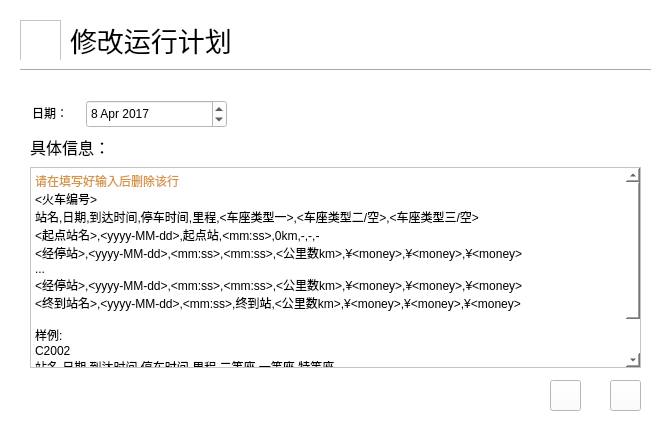
<?xml version="1.0" encoding="UTF-8"?>
<ui version="4.0">
 <class>ModifyTrain</class>
 <widget class="QWidget" name="ModifyTrain">
  <property name="geometry">
   <rect>
    <x>0</x>
    <y>0</y>
    <width>672</width>
    <height>428</height>
   </rect>
  </property>
  <property name="minimumSize">
   <size>
    <width>672</width>
    <height>428</height>
   </size>
  </property>
  <property name="maximumSize">
   <size>
    <width>672</width>
    <height>428</height>
   </size>
  </property>
  <property name="windowTitle">
   <string>修改运行计划</string>
  </property>
  <property name="styleSheet">
   <string notr="true">background-color:rgb(255, 255, 255)</string>
  </property>
  <widget class="QGraphicsView" name="graphicsView">
   <property name="geometry">
    <rect>
     <x>20</x>
     <y>20</y>
     <width>41</width>
     <height>41</height>
    </rect>
   </property>
   <property name="minimumSize">
    <size>
     <width>41</width>
     <height>41</height>
    </size>
   </property>
   <property name="maximumSize">
    <size>
     <width>41</width>
     <height>41</height>
    </size>
   </property>
   <property name="styleSheet">
    <string notr="true">border-image:url(:/pic/arrow_right_907px_1195916_easyicon.net.png)</string>
   </property>
  </widget>
  <widget class="QLabel" name="label">
   <property name="geometry">
    <rect>
     <x>70</x>
     <y>20</y>
     <width>211</width>
     <height>41</height>
    </rect>
   </property>
   <property name="minimumSize">
    <size>
     <width>211</width>
     <height>41</height>
    </size>
   </property>
   <property name="maximumSize">
    <size>
     <width>211</width>
     <height>41</height>
    </size>
   </property>
   <property name="styleSheet">
    <string notr="true">font: 24pt &quot;微软雅黑&quot;;</string>
   </property>
   <property name="text">
    <string>&lt;html&gt;&lt;head/&gt;&lt;body&gt;&lt;p&gt;&lt;span style=&quot; font-size:20pt;&quot;&gt;修改运行计划&lt;/span&gt;&lt;/p&gt;&lt;/body&gt;&lt;/html&gt;</string>
   </property>
  </widget>
  <widget class="Line" name="line">
   <property name="geometry">
    <rect>
     <x>20</x>
     <y>60</y>
     <width>631</width>
     <height>20</height>
    </rect>
   </property>
   <property name="styleSheet">
    <string notr="true">color:rgb(255,255,255)</string>
   </property>
   <property name="orientation">
    <enum>Qt::Horizontal</enum>
   </property>
  </widget>
  <widget class="QPushButton" name="BackButton">
   <property name="geometry">
    <rect>
     <x>610</x>
     <y>380</y>
     <width>31</width>
     <height>31</height>
    </rect>
   </property>
   <property name="minimumSize">
    <size>
     <width>31</width>
     <height>31</height>
    </size>
   </property>
   <property name="maximumSize">
    <size>
     <width>31</width>
     <height>31</height>
    </size>
   </property>
   <property name="toolTip">
    <string extracomment="确定"/>
   </property>
   <property name="styleSheet">
    <string notr="true">border-image: url(:/pic/yes_200px_1188209_easyicon.net.png);</string>
   </property>
   <property name="text">
    <string/>
   </property>
   <property name="shortcut">
    <string>Return</string>
   </property>
  </widget>
  <widget class="QPushButton" name="CancelButton">
   <property name="geometry">
    <rect>
     <x>550</x>
     <y>380</y>
     <width>31</width>
     <height>31</height>
    </rect>
   </property>
   <property name="minimumSize">
    <size>
     <width>31</width>
     <height>31</height>
    </size>
   </property>
   <property name="maximumSize">
    <size>
     <width>31</width>
     <height>31</height>
    </size>
   </property>
   <property name="toolTip">
    <string extracomment="取消"/>
   </property>
   <property name="styleSheet">
    <string notr="true">border-image: url(:/pic/Cancel_110px_1190738_easyicon.net.png);</string>
   </property>
   <property name="text">
    <string/>
   </property>
   <property name="shortcut">
    <string>Esc</string>
   </property>
  </widget>
  <widget class="QLabel" name="label_3">
   <property name="geometry">
    <rect>
     <x>30</x>
     <y>136</y>
     <width>111</width>
     <height>21</height>
    </rect>
   </property>
   <property name="minimumSize">
    <size>
     <width>111</width>
     <height>21</height>
    </size>
   </property>
   <property name="maximumSize">
    <size>
     <width>111</width>
     <height>21</height>
    </size>
   </property>
   <property name="font">
    <font>
     <family>微软雅黑</family>
     <pointsize>12</pointsize>
     <weight>50</weight>
     <italic>false</italic>
     <bold>false</bold>
    </font>
   </property>
   <property name="styleSheet">
    <string notr="true">font: 12pt &quot;微软雅黑&quot;;</string>
   </property>
   <property name="text">
    <string>具体信息：</string>
   </property>
  </widget>
  <widget class="QTextEdit" name="textEdit">
   <property name="geometry">
    <rect>
     <x>30</x>
     <y>167</y>
     <width>611</width>
     <height>201</height>
    </rect>
   </property>
   <property name="html">
    <string>&lt;!DOCTYPE HTML PUBLIC &quot;-//W3C//DTD HTML 4.0//EN&quot; &quot;http://www.w3.org/TR/REC-html40/strict.dtd&quot;&gt;
&lt;html&gt;&lt;head&gt;&lt;meta name=&quot;qrichtext&quot; content=&quot;1&quot; /&gt;&lt;style type=&quot;text/css&quot;&gt;
p, li { white-space: pre-wrap; }
&lt;/style&gt;&lt;/head&gt;&lt;body style=&quot; font-family:'SimSun'; font-size:9pt; font-weight:400; font-style:normal;&quot;&gt;
&lt;p style=&quot; margin-top:0px; margin-bottom:0px; margin-left:0px; margin-right:0px; -qt-block-indent:0; text-indent:0px;&quot;&gt;&lt;span style=&quot; color:#d69545;&quot;&gt;请在填写好输入后删除该行&lt;/span&gt;&lt;/p&gt;
&lt;p style=&quot; margin-top:0px; margin-bottom:0px; margin-left:0px; margin-right:0px; -qt-block-indent:0; text-indent:0px;&quot;&gt;&amp;lt;火车编号&amp;gt;&lt;/p&gt;
&lt;p style=&quot; margin-top:0px; margin-bottom:0px; margin-left:0px; margin-right:0px; -qt-block-indent:0; text-indent:0px;&quot;&gt;站名,日期,到达时间,停车时间,里程,&amp;lt;车座类型一&amp;gt;,&amp;lt;车座类型二/空&amp;gt;,&amp;lt;车座类型三/空&amp;gt;&lt;/p&gt;
&lt;p style=&quot; margin-top:0px; margin-bottom:0px; margin-left:0px; margin-right:0px; -qt-block-indent:0; text-indent:0px;&quot;&gt;&amp;lt;起点站名&amp;gt;,&amp;lt;yyyy-MM-dd&amp;gt;,起点站,&amp;lt;mm:ss&amp;gt;,0km,-,-,-&lt;/p&gt;
&lt;p style=&quot; margin-top:0px; margin-bottom:0px; margin-left:0px; margin-right:0px; -qt-block-indent:0; text-indent:0px;&quot;&gt;&amp;lt;经停站&amp;gt;,&amp;lt;yyyy-MM-dd&amp;gt;,&amp;lt;mm:ss&amp;gt;,&amp;lt;mm:ss&amp;gt;,&amp;lt;公里数km&amp;gt;,¥&amp;lt;money&amp;gt;,¥&amp;lt;money&amp;gt;,¥&amp;lt;money&amp;gt;&lt;/p&gt;
&lt;p style=&quot; margin-top:0px; margin-bottom:0px; margin-left:0px; margin-right:0px; -qt-block-indent:0; text-indent:0px;&quot;&gt;...&lt;/p&gt;
&lt;p style=&quot; margin-top:0px; margin-bottom:0px; margin-left:0px; margin-right:0px; -qt-block-indent:0; text-indent:0px;&quot;&gt;&amp;lt;经停站&amp;gt;,&amp;lt;yyyy-MM-dd&amp;gt;,&amp;lt;mm:ss&amp;gt;,&amp;lt;mm:ss&amp;gt;,&amp;lt;公里数km&amp;gt;,¥&amp;lt;money&amp;gt;,¥&amp;lt;money&amp;gt;,¥&amp;lt;money&amp;gt;&lt;/p&gt;
&lt;p style=&quot; margin-top:0px; margin-bottom:0px; margin-left:0px; margin-right:0px; -qt-block-indent:0; text-indent:0px;&quot;&gt;&amp;lt;终到站名&amp;gt;,&amp;lt;yyyy-MM-dd&amp;gt;,&amp;lt;mm:ss&amp;gt;,终到站,&amp;lt;公里数km&amp;gt;,¥&amp;lt;money&amp;gt;,¥&amp;lt;money&amp;gt;,¥&amp;lt;money&amp;gt;&lt;/p&gt;
&lt;p style=&quot;-qt-paragraph-type:empty; margin-top:0px; margin-bottom:0px; margin-left:0px; margin-right:0px; -qt-block-indent:0; text-indent:0px;&quot;&gt;&lt;br /&gt;&lt;/p&gt;
&lt;p style=&quot; margin-top:0px; margin-bottom:0px; margin-left:0px; margin-right:0px; -qt-block-indent:0; text-indent:0px;&quot;&gt;样例:&lt;/p&gt;
&lt;p style=&quot; margin-top:0px; margin-bottom:0px; margin-left:0px; margin-right:0px; -qt-block-indent:0; text-indent:0px;&quot;&gt;C2002&lt;/p&gt;
&lt;p style=&quot; margin-top:0px; margin-bottom:0px; margin-left:0px; margin-right:0px; -qt-block-indent:0; text-indent:0px;&quot;&gt;站名,日期,到达时间,停车时间,里程,二等座,一等座,特等座&lt;/p&gt;
&lt;p style=&quot; margin-top:0px; margin-bottom:0px; margin-left:0px; margin-right:0px; -qt-block-indent:0; text-indent:0px;&quot;&gt;天津,2017-03-28,起点站,06:05,0km,-,-,-&lt;/p&gt;
&lt;p style=&quot; margin-top:0px; margin-bottom:0px; margin-left:0px; margin-right:0px; -qt-block-indent:0; text-indent:0px;&quot;&gt;北京南,2017-03-28,06:40,终到站,127km,¥54.5,¥65.5,¥93.5&lt;/p&gt;&lt;/body&gt;&lt;/html&gt;</string>
   </property>
  </widget>
  <widget class="QDateEdit" name="dateEdit">
   <property name="geometry">
    <rect>
     <x>86</x>
     <y>100</y>
     <width>141</width>
     <height>28</height>
    </rect>
   </property>
   <property name="minimumSize">
    <size>
     <width>141</width>
     <height>28</height>
    </size>
   </property>
   <property name="maximumSize">
    <size>
     <width>141</width>
     <height>28</height>
    </size>
   </property>
   <property name="dateTime">
    <datetime>
     <hour>0</hour>
     <minute>0</minute>
     <second>0</second>
     <year>2017</year>
     <month>4</month>
     <day>8</day>
    </datetime>
   </property>
  </widget>
  <widget class="QLabel" name="label_4">
   <property name="geometry">
    <rect>
     <x>32</x>
     <y>102</y>
     <width>50</width>
     <height>21</height>
    </rect>
   </property>
   <property name="minimumSize">
    <size>
     <width>50</width>
     <height>21</height>
    </size>
   </property>
   <property name="maximumSize">
    <size>
     <width>50</width>
     <height>21</height>
    </size>
   </property>
   <property name="styleSheet">
    <string notr="true">font: 10pt &quot;微软雅黑&quot;;</string>
   </property>
   <property name="text">
    <string>日期：</string>
   </property>
  </widget>
 </widget>
 <resources/>
 <connections/>
</ui>
